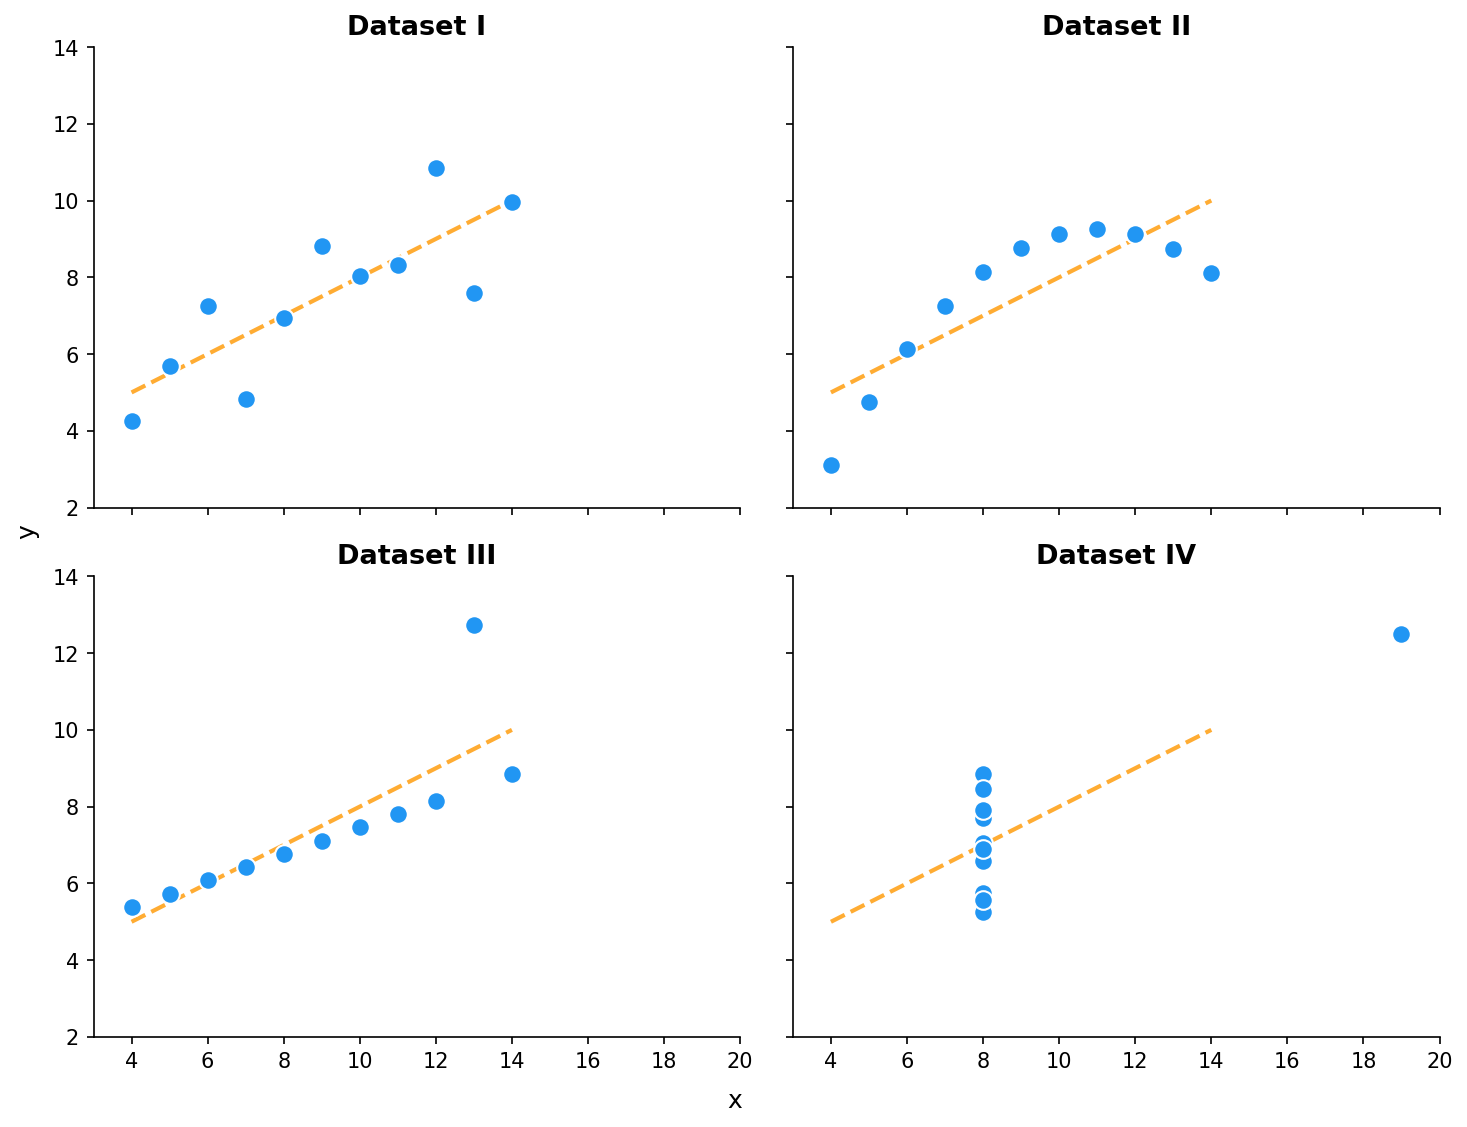

Write the Python code that produced this figure.
"""Anscombe's Quartet: Same Stats, Different Stories."""
import seaborn as sns
import matplotlib.pyplot as plt

df = sns.load_dataset("anscombe")

fig, axes = plt.subplots(2, 2, figsize=(10, 8), sharex=True, sharey=True)
for ax, dataset in zip(axes.flatten(), ["I", "II", "III", "IV"]):
    subset = df[df["dataset"] == dataset]
    ax.scatter(subset["x"], subset["y"], color="#2196F3", edgecolors="white",
               s=80, zorder=3)
    ax.plot([4, 14], [5, 10], color="#FF9800", linewidth=2, linestyle="--",
            alpha=0.8, zorder=2)
    ax.set_title(f"Dataset {dataset}", fontsize=13, fontweight="bold")
    ax.set_xlim(3, 20)
    ax.set_ylim(2, 14)
    ax.spines["top"].set_visible(False)
    ax.spines["right"].set_visible(False)

fig.text(0.5, 0.02, "x", ha="center", fontsize=12)
fig.text(0.02, 0.5, "y", va="center", rotation="vertical", fontsize=12)
plt.tight_layout(rect=[0.03, 0.03, 1, 0.95])
plt.savefig("figures/figure_001_anscombes_quartet.png", dpi=150,
            bbox_inches="tight", facecolor="white")
plt.close()
print("OK: figure_001_anscombes_quartet.png")
